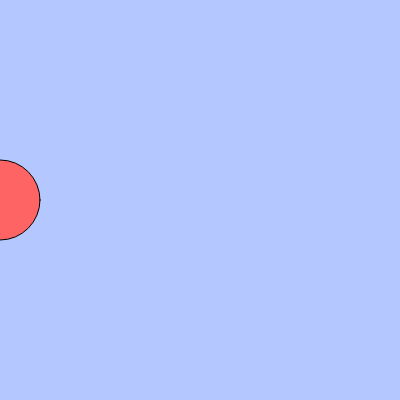
Frame 1 (no input)
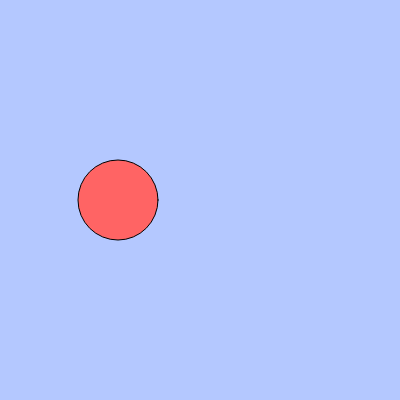
Frame 60 (no input)
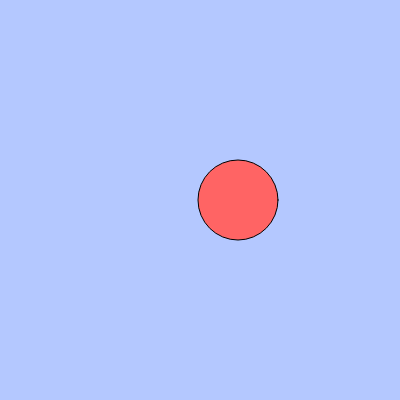
Frame 120 (the mouse pressed at the canvas centre since frame 60)

The p5.js sketch that drew these frames (run headless with seeded random() and noise() and a simulated clock; from frame 60 on, the mouse is pressed at the canvas centre):

// p5.js sketch
// ── sketch.js
let x = 0;

function setup() {
  createCanvas(400, 400);
}

function draw() {
  background(180, 200, 255);
  fill(255, 100, 100);
  ellipse(x, 200, 80, 80);
  x = x + 2;
  if (x > 400) {
    x = 0;
  }
}
